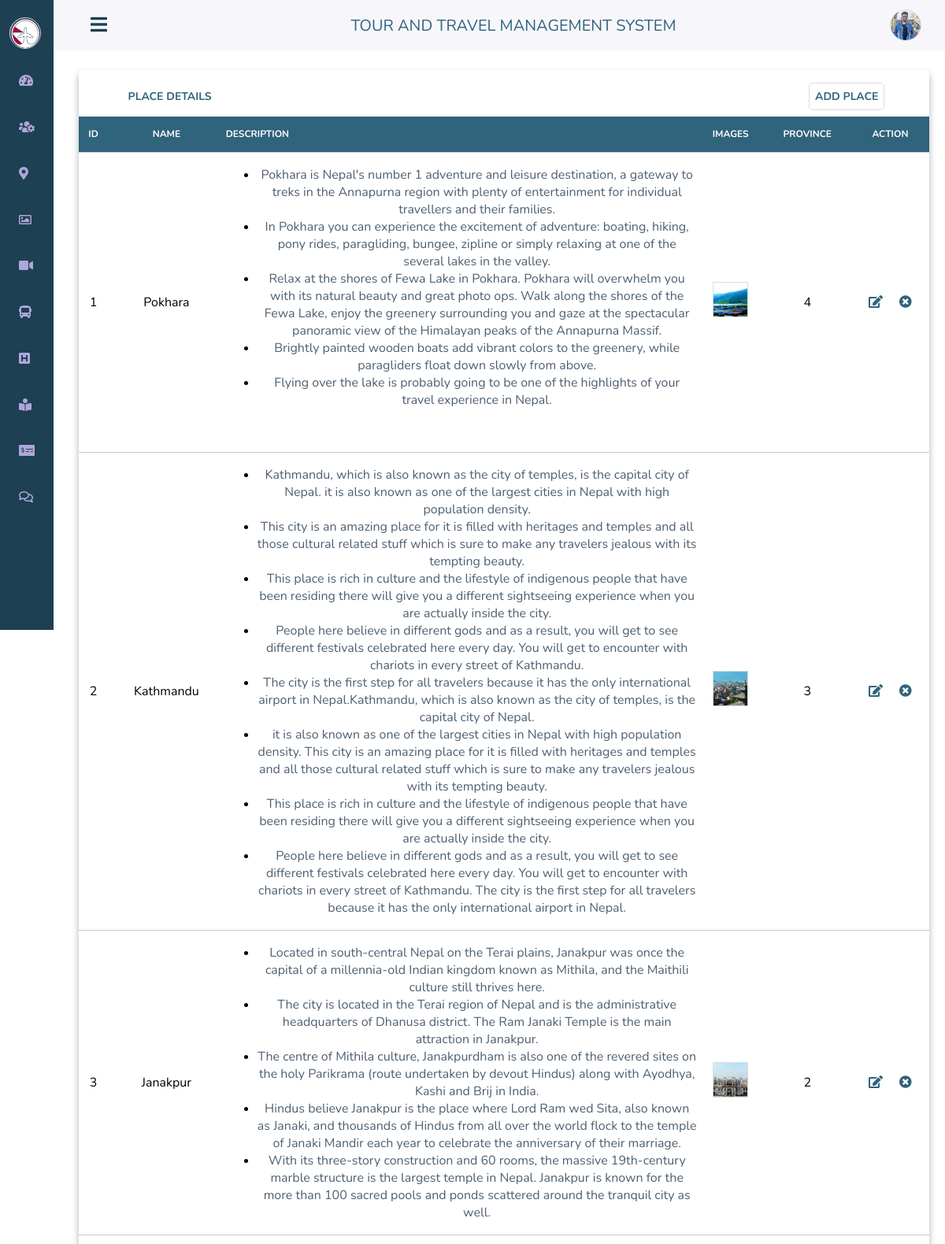
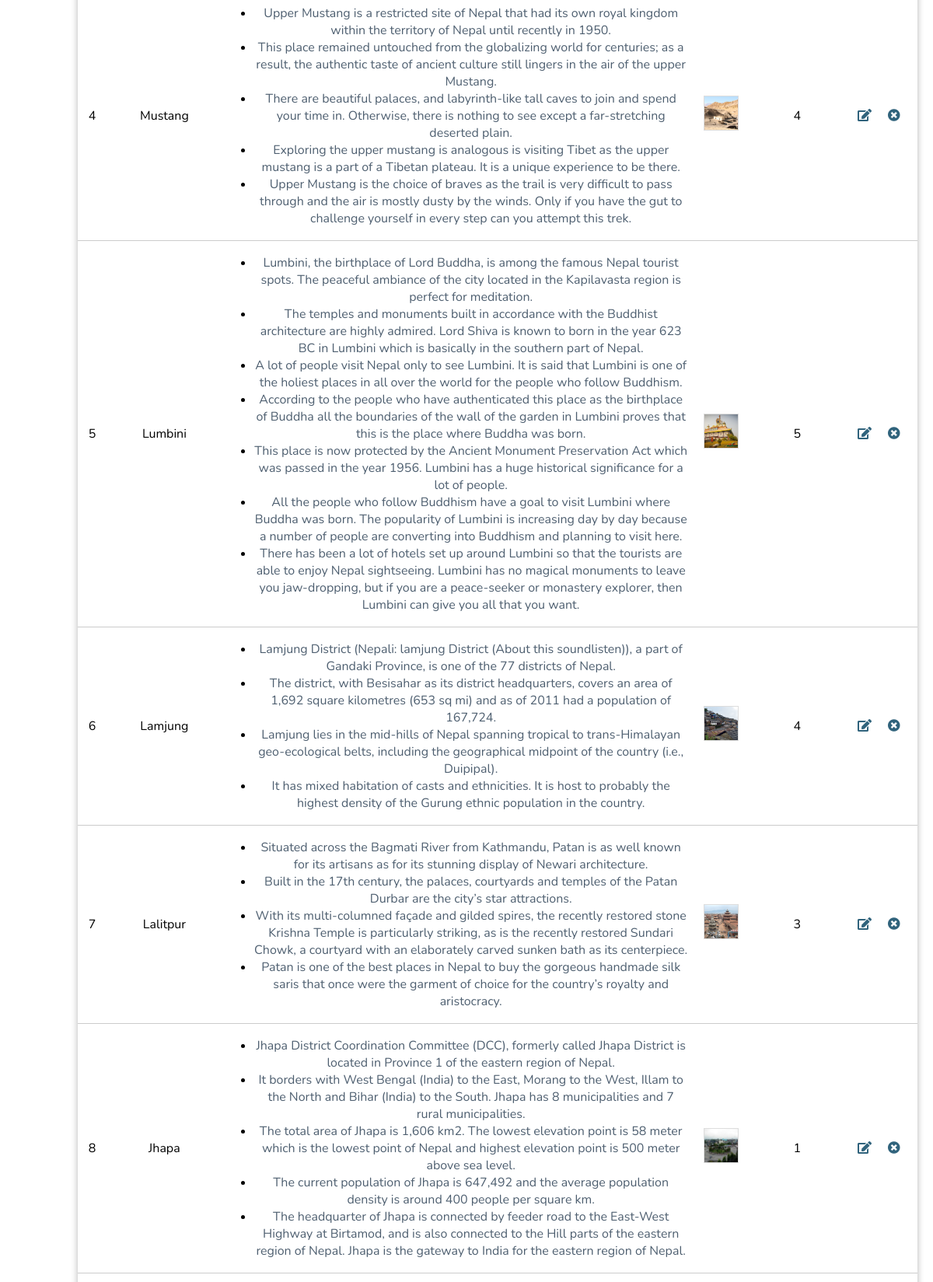
Page /admin/manage_place.php (upper part) on the committed database (2 pictures, top to bottom).
### tables this page shows
CREATE TABLE `place_details` (
  `p_id` int(11) NOT NULL,
  `pname` varchar(30) NOT NULL,
  `pdesc` text NOT NULL,
  `pimages` text NOT NULL,
  `province_key` int(11) NOT NULL,
  `rating` int(11) NOT NULL,
  `pmap` varchar(500) NOT NULL
);

### admin/manage_place.php (the view, shortened to what this page needs)
<!DOCTYPE html>
<html lang="en">
    <head>
        <link rel="stylesheet" href="https://cdnjs.cloudflare.com/ajax/libs/font-awesome/5.15.1/css/all.min.css">
        <link rel="stylesheet" href="css/styles.css">
    </head>
    <body id="body-pd">
        <header class="header" id="header">
            <div class="header-toggle">
                <i class="fas fa-bars" id="header-toggle"></i>
            </div>
            <div class="head" style="width:100%;text-align:center;font-size:20px;text-transform:uppercase;color:#30637c;">
                <label for="">Tour and Travel management system</label>
            </div>
            <div class="action">
            <?php include "../db.php";
                    $sql = "SELECT a_photo FROM admin_details WHERE id=1";
                    $query = mysqli_query($con,$sql);
                    $row=mysqli_fetch_array($query); ?>
                <div class="profile"  onClick="menuToggle();">
                    <?php echo "<img src='img/".$row['a_photo']."'>";?>
                </div>
            </div>
        </header>
        <div class="l-navbar" id="nav-bar">
            <nav class="nav">
                <div>
                    <a class="nav-logo">
                        <img src="../images/logo.jpg" alt="">
                    </a>
                    <div class="nav-list">
                        <a href="index.php" class="nav-link active">
                            <i class="fas fa-tachometer-alt"></i>
                        </a>
                        <a href="manage_customer.php" class="nav-link">
                            <i class="fas fa-users-cog"></i>
                        </a>
                        <a href="manage_place.php" class="nav-link">
                            <i class="fas fa-map-marker-alt"></i>
                        </a>
                        <a href="manage_gallery.php" class="nav-link">
                            <i class="far fa-image"></i>
                        </a>
                        <a href="manage_videos.php" class="nav-link">
                            <i class="fas fa-video"></i>
                        </a>
                        <a href="manage_transportation.php" class="nav-link">
                            <i class="fas fa-bus"></i>
                        </a>
                        <a href="manage_hotel.php" class="nav-link">
                            <i class="fas fa-h-square"></i>
                        </a>
                        <a href="manage_booking.php" class="nav-link">
                            <i class="fas fa-book-reader"></i>
                        </a>
                        <a href="manage_billing.php" class="nav-link">
                            <i class="fas fa-money-check-alt"></i>
                        </a>
                        <a href="feedback.php" class="nav-link">
                            <i class="far fa-comments"></i>
                        </a>
                    </div>
                </div>
            </nav>
        </div>
        <div class="customer-list">
        <div class="list-header">
            <h3>Place Details <a href="add_place.php">Add Place</a></h3>
        </div>
        <table class="plist">
            <thead class="heading">
                <tr>
                    <th>ID</th>
                    <th>Name</th>
                    <th style="width:600px; text-align:left;">Description</th>
                    <th>Images</th>
                    <th>Province</th>
                    <th>Action</th>
                </tr>
            </thead>
            <tbody class="body">
            <?php
                include "../func.php";
                $page = (int) (!isset($_GET['page']) ? 1 : $_GET['page']);
                $limit = 15;
                $startpoint = ($page * $limit) - $limit;
                $statement = "place_details ORDER BY p_id asc";
                $res = mysqli_query($con,"SELECT * FROM {$statement} LIMIT {$startpoint} , {$limit}");
                while($data=mysqli_fetch_array($res))
                    {?>
                    <tr>
                        <td><?php echo $data['p_id'];?></td>
                        <td><?php echo $data['pname'];?></td>
                        <td style="text-align:center;"><?php echo $data['pdesc'];?></td>
                        <td><?php echo "<img src='../images/".$data['pimages']."'>";?></td>
                        <td><?php echo $data['province_key'];?></td>
                        <td>
                            <a href="edit_place.php?p_id=<?php echo $data["p_id"];?>"><i class="fas fa-edit"></i></a>&nbsp;&nbsp;&nbsp;&nbsp;
                            <a href="manage_place.php?del=<?php echo $data["p_id"];?>" onclick="return confirm('Are you sure?');"><i class="fas fa-times-circle"></i></a>
                        </td>
                    </tr>
                <?php } ?>
            </tbody>
        </table>
        </div>
    </body>
</html>

### admin/css/styles.css (style rules this page uses)
*,::before,::after { box-sizing: border-box; }
body { position: relative; margin: 3rem 0 0 0; font-family: 'Nunito', sans-serif; font-size: 1rem; transition: .5s; }
a { text-decoration: none; }
.header { width: 100%; height: 3rem; position: fixed; top: 0; left: 0; display: flex; align-items: center; justify-content: space-between; padding: 0 1rem; background-color: #F7F6FB; z-index: 100; transition: .5s; }
.header-toggle { color: #1d4052; font-size: 1.5rem; cursor: pointer; }
.header-toggle i { margin-left: 15px; }
.l-navbar { position: fixed; top: 0; left: -30%; width: 68px; height: 100vh; background-color: #1d4052; padding: .5rem 1rem 0 0; transition: .5s; z-index: 100; }
.nav { height: 100%; display: flex; flex-direction: column; justify-content: space-between; overflow: hidden; }
.nav img { width: 40px; height: 40px; border-radius: 50%; margin-left: -12px; }
.nav-logo, .nav-link, .nav-link .active { display: grid; grid-template-columns: max-content max-content; align-items: center; column-gap: 1rem; padding: .4rem 0 .4rem 1.5rem; }
.nav-logo { margin-bottom: 1rem; }
.nav-link { position: relative; color: #AFA5D9; margin-bottom: 1.5rem; transition: .3s; }
.active { color: #AFA5D9; }
.active::before { content: ''; position: absolute; left: 0; width: 2px; height: 32px; background-color: #1d4052; }
@media screen and (min-width: 768px) { body { margin: 4rem 0 0 0; } }
@media screen and (min-width: 768px) { .header { height: 4rem; padding: 0 2rem 0 6.25rem; } }
@media screen and (min-width: 768px) { .header-toggle i { margin-left: 15px; } }
@media screen and (min-width: 768px) { .l-navbar { left: 0; padding: 1rem 1rem 0 0; } }
.action { position: fixed; top: 20px; right: 30px; }
.action .profile { cursor: pointer; }
.action .profile img { width: 40px; height: 40px; border-radius: 50%; overflow: hidden; object-fit: cover; margin-top: -8px; }
.customer-list { width: 90%; height: auto; display: inline-block; background: #fff; border-radius: 3px 3px 3px 3px; margin-left: 100px; margin-top: 25px; border: none; box-shadow: 0 .3rem .5rem rgba(0,0,0,.3); }
.list-header { width: 95%; height: 45px; margin-left: 20px; background: #fff; border-radius: 3px 3px 0px 0px; color: #30637c; }
.list-header h3 { font-size: 14px; color: #30637c; }
.list-header h3 a { font-size: 14px; padding: 7px; color: #30637c; border-radius: 5px; border: 1px solid #ddd; margin-left: 75%; }
.heading { background: #30637c; color: #fff; width: 100%; height: 45px; border: none; outline: none; border-bottom: 1px solid #ccc; }
.body { text-align: center; }
table { width: 100%; border-collapse: collapse; border-radius: 5px; margin-bottom: 20px; }
tr { border-bottom: 1px solid #ccc; height: 40px; }
th { text-transform: uppercase; font-size: 12px; }
.customer-list table tbody tr td img { width: 45px; height: 45px; object-fit: cover; }
table tbody tr td a { color: #30637c; }
h3 { color: #30637c; padding: 10px 0px 15px 20px; text-transform: uppercase; text-align: center; }
img, embed { border: 1px solid #ddd; height: 200px; object-fit: cover; }

### rows in the picture
place_details: p_id "1", pname "Pokhara", pdesc "Pokhara is Nepal's number 1 adventure and leisure destination, a gateway to treks in the Annapurna region with plenty of entertainment for individual travellers and their families. In Pokhara you can experience the excitement of adventure: boating, hiking, pony rides, paragliding, bungee, zipline or simply relaxing at one of the several lakes in the valley. Relax at the shores of Fewa Lake in Pokhara. Pokhara will overwhelm you with its natural beauty and great photo ops. Walk along the shores of the Fewa Lake, enjoy the greenery surrounding you and gaze at the spectacular panoramic view of the Himalayan peaks of the Annapurna Massif. Brightly painted wooden boats add vibrant colors to the…", pimages (picture), province_key "4"
place_details: p_id "2", pname "Kathmandu", pdesc "Kathmandu, which is also known as the city of temples, is the capital city of Nepal. it is also known as one of the largest cities in Nepal with high population density. This city is an amazing place for it is filled with heritages and temples and all those cultural related stuff which is sure to make any travelers jealous with its tempting beauty. This place is rich in culture and the lifestyle of indigenous people that have been residing there will give you a different sightseeing experience when you are actually inside the city. People here believe in different gods and as a result, you will get to see different festivals celebrated here every day. You will get to encounter with chariots…", pimages (picture), province_key "3"
place_details: p_id "3", pname "Janakpur", pdesc "Located in south-central Nepal on the Terai plains, Janakpur was once the capital of a millennia-old Indian kingdom known as Mithila, and the Maithili culture still thrives here. The city is located in the Terai region of Nepal and is the administrative headquarters of Dhanusa district. The Ram Janaki Temple is the main attraction in Janakpur. The centre of Mithila culture, Janakpurdham is also one of the revered sites on the holy Parikrama (route undertaken by devout Hindus) along with Ayodhya, Kashi and Brij in India. Hindus believe Janakpur is the place where Lord Ram wed Sita, also known as Janaki, and thousands of Hindus from all over the world flock to the temple of Janaki Mandir each…", pimages (picture), province_key "2"
place_details: p_id "4", pname "Mustang", pdesc "Upper Mustang is a restricted site of Nepal that had its own royal kingdom within the territory of Nepal until recently in 1950. This place remained untouched from the globalizing world for centuries; as a result, the authentic taste of ancient culture still lingers in the air of the upper Mustang. There are beautiful palaces, and labyrinth-like tall caves to join and spend your time in. Otherwise, there is nothing to see except a far-stretching deserted plain. Exploring the upper mustang is analogous is visiting Tibet as the upper mustang is a part of a Tibetan plateau. It is a unique experience to be there. Upper Mustang is the choice of braves as the trail is very difficult to pass…", pimages (picture), province_key "4"
place_details: p_id "5", pname "Lumbini", pdesc "Lumbini, the birthplace of Lord Buddha, is among the famous Nepal tourist spots. The peaceful ambiance of the city located in the Kapilavasta region is perfect for meditation. The temples and monuments built in accordance with the Buddhist architecture are highly admired. Lord Shiva is known to born in the year 623 BC in Lumbini which is basically in the southern part of Nepal. A lot of people visit Nepal only to see Lumbini. It is said that Lumbini is one of the holiest places in all over the world for the people who follow Buddhism. According to the people who have authenticated this place as the birthplace of Buddha all the boundaries of the wall of the garden in Lumbini proves that this…", pimages (picture), province_key "5"
place_details: p_id "6", pname "Lamjung", pdesc "Lamjung District (Nepali: lamjung District (About this soundlisten)), a part of Gandaki Province, is one of the 77 districts of Nepal. The district, with Besisahar as its district headquarters, covers an area of 1,692 square kilometres (653 sq mi) and as of 2011 had a population of 167,724. Lamjung lies in the mid-hills of Nepal spanning tropical to trans-Himalayan geo-ecological belts, including the geographical midpoint of the country (i.e., Duipipal). It has mixed habitation of casts and ethnicities. It is host to probably the highest density of the Gurung ethnic population in the country.", pimages (picture), province_key "4"
place_details: p_id "7", pname "Lalitpur", pdesc "Situated across the Bagmati River from Kathmandu, Patan is as well known for its artisans as for its stunning display of Newari architecture. Built in the 17th century, the palaces, courtyards and temples of the Patan Durbar are the city’s star attractions. With its multi-columned façade and gilded spires, the recently restored stone Krishna Temple is particularly striking, as is the recently restored Sundari Chowk, a courtyard with an elaborately carved sunken bath as its centerpiece. Patan is one of the best places in Nepal to buy the gorgeous handmade silk saris that once were the garment of choice for the country’s royalty and aristocracy.", pimages (picture), province_key "3"
place_details: p_id "8", pname "Jhapa", pdesc "Jhapa District Coordination Committee (DCC), formerly called Jhapa District is located in Province 1 of the eastern region of Nepal. It borders with West Bengal (India) to the East, Morang to the West, Illam to the North and Bihar (India) to the South. Jhapa has 8 municipalities and 7 rural municipalities. The total area of Jhapa is 1,606 km2. The lowest elevation point is 58 meter which is the lowest point of Nepal and highest elevation point is 500 meter above sea level. The current population of Jhapa is 647,492 and the average population density is around 400 people per square km. The headquarter of Jhapa is connected by feeder road to the East-West Highway at Birtamod, and is also…", pimages (picture), province_key "1"
